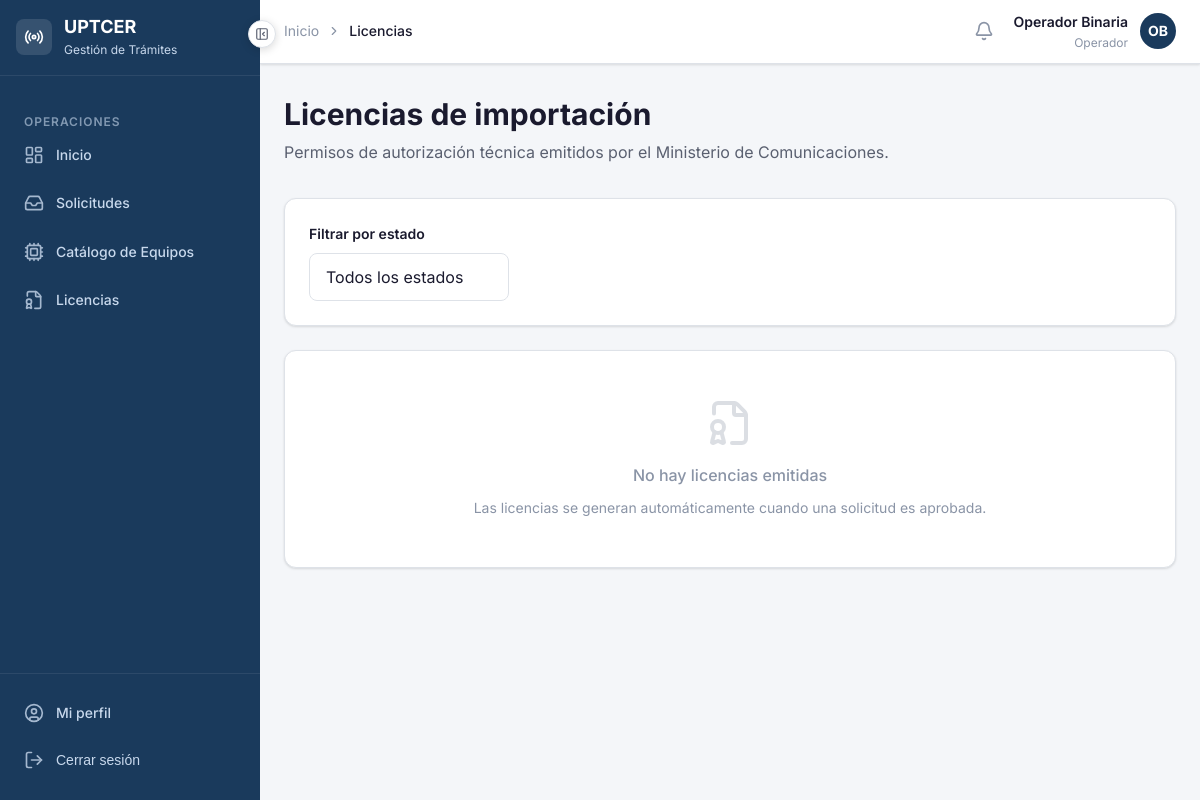
/licencias/ (signed in), run on an earlier commit of the app's database.
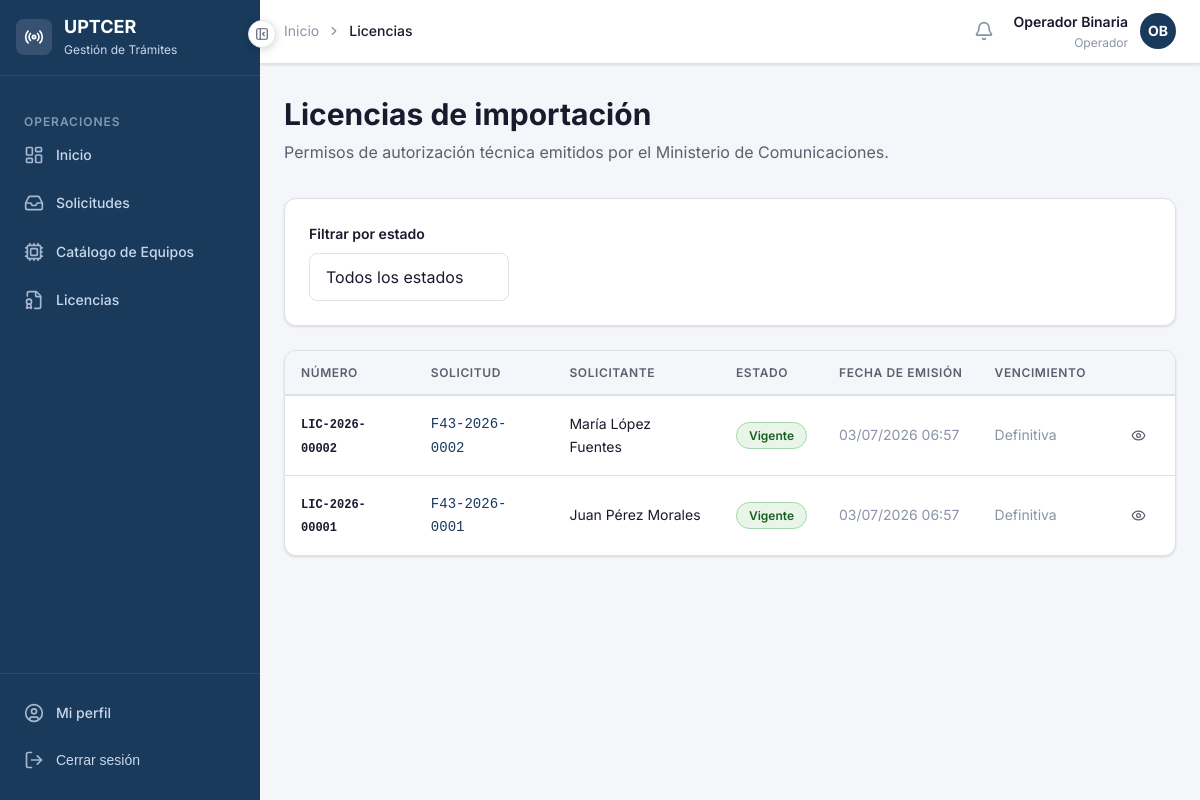
And on a later commit of the database.
### apps/licencias/models.py (models this page shows, shortened)
class Licencia(models.Model):
    ESTADO_VIGENTE   = 'vigente'
    ESTADO_VENCIDA   = 'vencida'
    ESTADO_REVOCADA  = 'revocada'
    ESTADOS = [
        (ESTADO_VIGENTE,  'Vigente'),
        (ESTADO_VENCIDA,  'Vencida'),
        (ESTADO_REVOCADA, 'Revocada'),
    ]
    numero          = models.CharField('Número de licencia', max_length=30, unique=True, editable=False)
    solicitud       = models.OneToOneField(
                        'solicitudes.Solicitud',
                        on_delete=models.PROTECT,
                        related_name='licencia',
                        verbose_name='Solicitud'
                      )
    emitida_por     = models.ForeignKey(
                        settings.AUTH_USER_MODEL,
                        on_delete=models.PROTECT,
                        related_name='licencias_emitidas',
                        verbose_name='Emitida por'
                      )
    estado          = models.CharField('Estado', max_length=20, choices=ESTADOS, default=ESTADO_VIGENTE)
    fecha_emision   = models.DateTimeField('Fecha de emisión', auto_now_add=True)
    fecha_vencimiento = models.DateField('Fecha de vencimiento', null=True, blank=True)
    observaciones   = models.TextField('Observaciones', blank=True)
    motivo_revocacion = models.TextField('Motivo de revocación', blank=True)
    fecha_revocacion  = models.DateTimeField('Fecha de revocación', null=True, blank=True)
    class Meta:
        verbose_name        = 'Licencia'
        verbose_name_plural = 'Licencias'
        ordering            = ['-fecha_emision']
    @property
    def clase_badge(self):
        mapa = {
            self.ESTADO_VIGENTE:  'badge-aprobado',
            self.ESTADO_VENCIDA:  'badge-pendiente',
            self.ESTADO_REVOCADA: 'badge-denegado',
        }
        return mapa.get(self.estado, 'badge-info')
    def verificar_vencimiento(self):
        if (self.estado == self.ESTADO_VIGENTE and
                self.fecha_vencimiento and
                self.fecha_vencimiento < timezone.now().date()):
            self.estado = self.ESTADO_VENCIDA
            self.save(update_fields=['estado'])

### apps/solicitudes/models.py (models this page shows, shortened)
class Solicitud(models.Model):
    FLUJO_F43  = 'f43'
    FLUJO_RATS = 'rats'
    FLUJOS = [
        (FLUJO_F43,  'F43 — Solicitud previa a importación'),
        (FLUJO_RATS, 'RATS — Equipo retenido en aduana'),
    ]
    ESTADO_BORRADOR    = 'borrador'
    ESTADO_ENVIADA     = 'enviada'
    ESTADO_EN_REVISION = 'en_revision'
    ESTADO_APROBADA    = 'aprobada'
    ESTADO_DENEGADA    = 'denegada'
    ESTADO_CANCELADA   = 'cancelada'
    ESTADOS = [
        (ESTADO_BORRADOR,    'Borrador'),
        (ESTADO_ENVIADA,     'Enviada'),
        (ESTADO_EN_REVISION, 'En revisión'),
        (ESTADO_APROBADA,    'Aprobada'),
        (ESTADO_DENEGADA,    'Denegada'),
        (ESTADO_CANCELADA,   'Cancelada'),
    ]
    numero          = models.CharField('Número de solicitud', max_length=20, unique=True, editable=False)
    flujo           = models.CharField('Tipo de flujo', max_length=10, choices=FLUJOS)
    estado          = models.CharField('Estado', max_length=20, choices=ESTADOS, default=ESTADO_BORRADOR)
    solicitante     = models.ForeignKey(
                        settings.AUTH_USER_MODEL,
                        on_delete=models.PROTECT,
                        verbose_name='Solicitante',
                        related_name='solicitudes'
                      )
    equipo          = models.ForeignKey(
                        'equipos.Equipo',
                        on_delete=models.PROTECT,
                        verbose_name='Equipo',
                        null=True,
                        blank=True,
                        related_name='solicitudes'
                      )
    equipo_no_listado       = models.BooleanField('Equipo no listado en catálogo', default=False)
    equipo_descripcion      = models.TextField('Descripción del equipo (no listado)', blank=True)
    equipo_marca_manual     = models.CharField('Marca (manual)', max_length=100, blank=True)
    equipo_modelo_manual    = models.CharField('Modelo (manual)', max_length=100, blank=True)
    documento_adjunto       = models.FileField(
                                'Documento adjunto',
                                upload_to='solicitudes/documentos/%Y/%m/',
                                null=True,
                                blank=True
                              )
    numero_rats             = models.CharField('Número RATS', max_length=50, blank=True)
    fecha_retencion         = models.DateField('Fecha de retención', null=True, blank=True)
    operador_asignado       = models.ForeignKey(
                                settings.AUTH_USER_MODEL,
                                on_delete=models.SET_NULL,
                                null=True,
                                blank=True,
                                verbose_name='Operador asignado',
                                related_name='solicitudes_asignadas'
                              )
    observaciones_solicitante   = models.TextField('Observaciones del solicitante', blank=True)
    observaciones_operador      = models.TextField('Observaciones del operador', blank=True)
    observaciones_tecnicas      = models.TextField('Criterio técnico', blank=True)
    fecha_creacion      = models.DateTimeField('Fecha de creación', auto_now_add=True)
    fecha_actualizacion = models.DateTimeField('Última actualización', auto_now=True)
    fecha_resolucion    = models.DateTimeField('Fecha de resolución', null=True, blank=True)
    class Meta:
        verbose_name        = 'Solicitud'
        verbose_name_plural = 'Solicitudes'
        ordering            = ['-fecha_creacion']

### apps/accounts/models.py (models this page shows, shortened)
class Usuario(AbstractBaseUser, PermissionsMixin):
    ROL_PERSONA_NATURAL  = 'persona_natural'
    ROL_OPERADOR         = 'operador'
    ROL_ESPECIALISTA     = 'especialista'
    ROL_ADUANA           = 'aduana'
    ROL_DIRECTIVO        = 'directivo'
    ROLES = [
        (ROL_PERSONA_NATURAL, 'Persona Natural'),
        (ROL_OPERADOR,        'Operador'),
        (ROL_ESPECIALISTA,    'Especialista Técnico'),
        (ROL_ADUANA,          'Aduana'),
        (ROL_DIRECTIVO,       'Directivo'),
    ]
    username        = models.CharField('Usuario', max_length=150, unique=True)
    email           = models.EmailField('Correo electrónico', unique=True)
    nombre          = models.CharField('Nombre', max_length=100)
    apellidos       = models.CharField('Apellidos', max_length=100)
    rol             = models.CharField('Rol', max_length=30, choices=ROLES, default=ROL_PERSONA_NATURAL)
    telefono        = models.CharField('Teléfono', max_length=20, blank=True)
    activo          = models.BooleanField('Activo', default=True)
    fecha_registro  = models.DateTimeField('Fecha de registro', auto_now_add=True)
    is_active       = models.BooleanField(default=True)
    is_staff        = models.BooleanField(default=False)
    objects = UsuarioManager()
    USERNAME_FIELD  = 'username'
    REQUIRED_FIELDS = ['email', 'nombre', 'apellidos']
    class Meta:
        verbose_name        = 'Usuario'
        verbose_name_plural = 'Usuarios'
        ordering            = ['apellidos', 'nombre']
    def get_nombre_completo(self):
        return f'{self.nombre} {self.apellidos}'
    @property
    def es_persona_natural(self):
        return self.rol == self.ROL_PERSONA_NATURAL
    @property
    def es_operador(self):
        return self.rol == self.ROL_OPERADOR
    @property
    def es_especialista(self):
        return self.rol == self.ROL_ESPECIALISTA
    @property
    def es_aduana(self):
        return self.rol == self.ROL_ADUANA
    @property
    def es_directivo(self):
        return self.rol == self.ROL_DIRECTIVO

### apps/licencias/views.py (the view)
# urls.py: path('',                    views.lista_licencias,  name='lista'),
@never_cache
@login_required
def lista_licencias(request):
    usuario = request.user
    if usuario.es_persona_natural:
        licencias = Licencia.objects.filter(
            solicitud__solicitante=usuario
        ).select_related('solicitud', 'emitida_por')
    else:
        licencias = Licencia.objects.select_related(
            'solicitud', 'emitida_por', 'solicitud__solicitante'
        ).all()
    for lic in licencias:
        lic.verificar_vencimiento()
    estado = request.GET.get('estado', '')
    if estado:
        licencias = licencias.filter(estado=estado)
    return render(request, 'licencias/lista.html', {
        'licencias':     licencias,
        'estado_actual': estado,
        'ESTADOS':       Licencia.ESTADOS,
    })

### templates/licencias/lista.html (shortened to what the changed rows need)
{% extends 'base/base.html' %}
{% block contenido %}
<div class="pagina-cabecera flex justify-between items-center">
  <div>
    <h1 class="pagina-titulo">Licencias de importación</h1>
  </div>
</div>
<div class="tarjeta">
  <div class="tarjeta-cuerpo" style="padding:0;">
    {% if licencias %}
      <div class="tabla-contenedor" style="border:none;border-radius:0;">
        <table class="tabla">
          <thead>
            <tr>
              <th>Número</th>
              <th>Solicitud</th>
              <th>Solicitante</th>
              <th>Estado</th>
              <th>Fecha de emisión</th>
              <th>Vencimiento</th>
              <th></th>
            </tr>
          </thead>
          <tbody>
            {% for l in licencias %}
            <tr>
              <td>
                <span style="font-family:var(--fuente-mono);font-size:var(--texto-xs);font-weight:var(--peso-semi);">
                  {{ l.numero }}
                </span>
              </td>
              <td>
                <a href="{% url 'solicitudes:detalle' l.solicitud.pk %}"
                  style="font-size:var(--texto-sm);color:var(--color-primario);text-decoration:none;font-family:var(--fuente-mono);">
                  {{ l.solicitud.numero }}
                </a>
              </td>
              <td>{{ l.solicitud.solicitante.get_nombre_completo }}</td>
              <td><span class="badge {{ l.clase_badge }}">{{ l.get_estado_display }}</span></td>
              <td style="color:var(--color-texto-muted);white-space:nowrap;">
                {{ l.fecha_emision|date:"d/m/Y H:i" }}
              </td>
              <td style="white-space:nowrap;">
                {% if l.fecha_vencimiento %}
                  {% if l.es_vigente %}
                    <span style="color:var(--color-secundario);font-size:var(--texto-sm);">
                      {{ l.fecha_vencimiento|date:"d/m/Y" }}
                    </span>
                  {% else %}
                    <span style="color:var(--color-acento);font-size:var(--texto-sm);">
                      {{ l.fecha_vencimiento|date:"d/m/Y" }}
                    </span>
                  {% endif %}
                {% else %}
                  <span style="color:var(--color-texto-muted);font-size:var(--texto-sm);">Definitiva</span>
                {% endif %}
              </td>
              <td>
                <a href="{% url 'licencias:detalle' l.numero %}" class="btn btn-ghost btn-sm">
                  <i data-lucide="eye" style="width:15px;height:15px;"></i>
                </a>
              </td>
            </tr>
            {% endfor %}
          </tbody>
        </table>
      </div>
    {% else %}
      <div style="padding:var(--espacio-12);text-align:center;color:var(--color-texto-muted);">
        <i data-lucide="file-badge" style="width:48px;height:48px;margin-bottom:var(--espacio-4);opacity:0.3;display:block;margin-left:auto;margin-right:auto;"></i>
        <p style="font-size:var(--texto-base);font-weight:var(--peso-medio);margin-bottom:var(--espacio-2);">
          No hay licencias emitidas
        </p>
        <p style="font-size:var(--texto-sm);">
          Las licencias se generan automáticamente cuando una solicitud es aprobada.
        </p>
      </div>
    {% endif %}
  </div>
</div>
{% endblock %}

What changed in the data, as far as the page shows it:
added Licencia: numero "LIC-2026-00002", solicitud.numero "F43-2026-0002", solicitud.solicitante.get_nombre_completo "María López Fuentes", estado "Vigente", fecha_emision "03/07/2026 06:57", shows "Definitiva"
added Licencia: numero "LIC-2026-00001", solicitud.numero "F43-2026-0001", solicitud.solicitante.get_nombre_completo "Juan Pérez Morales", estado "Vigente", fecha_emision "03/07/2026 06:57", shows "Definitiva"
Also different on the page:
text no longer shown: "No hay licencias emitidas Las licencias se generan automáticamente cuando una solicitud es aprobada."
text now shown: "NÚMERO SOLICITUD SOLICITANTE ESTADO FECHA DE EMISIÓN VENCIMIENTO"
